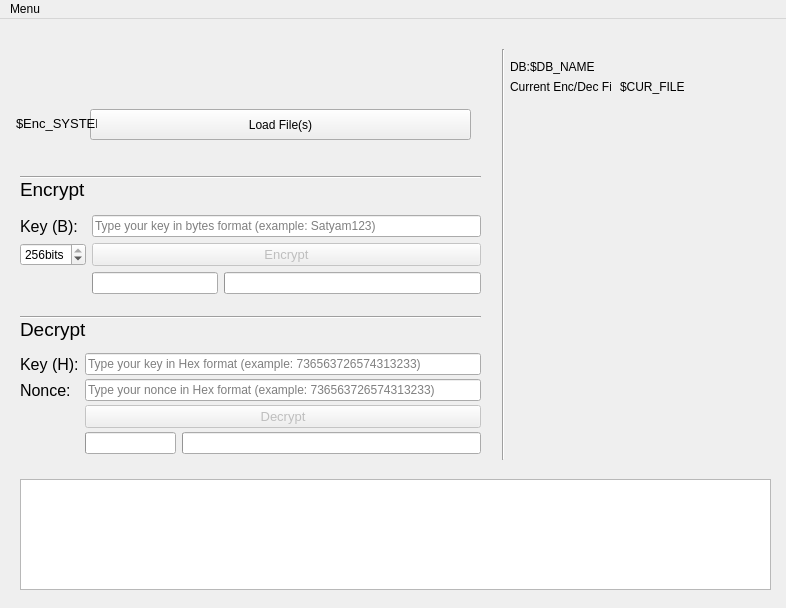
<?xml version="1.0" encoding="UTF-8"?>
<ui version="4.0">
 <class>MainWindow</class>
 <widget class="QMainWindow" name="MainWindow">
  <property name="enabled">
   <bool>true</bool>
  </property>
  <property name="geometry">
   <rect>
    <x>0</x>
    <y>0</y>
    <width>786</width>
    <height>608</height>
   </rect>
  </property>
  <property name="sizePolicy">
   <sizepolicy hsizetype="Preferred" vsizetype="Preferred">
    <horstretch>0</horstretch>
    <verstretch>0</verstretch>
   </sizepolicy>
  </property>
  <property name="minimumSize">
   <size>
    <width>786</width>
    <height>608</height>
   </size>
  </property>
  <property name="acceptDrops">
   <bool>false</bool>
  </property>
  <property name="windowTitle">
   <string>EX</string>
  </property>
  <property name="documentMode">
   <bool>false</bool>
  </property>
  <widget class="QWidget" name="centralwidget">
   <widget class="QWidget" name="gridLayoutWidget">
    <property name="geometry">
     <rect>
      <x>20</x>
      <y>190</y>
      <width>461</width>
      <height>91</height>
     </rect>
    </property>
    <layout class="QGridLayout" name="encrypt_form">
     <property name="verticalSpacing">
      <number>0</number>
     </property>
     <item row="1" column="0">
      <widget class="QLabel" name="enc_key_label">
       <property name="enabled">
        <bool>true</bool>
       </property>
       <property name="font">
        <font>
         <pointsize>12</pointsize>
        </font>
       </property>
       <property name="layoutDirection">
        <enum>Qt::LeftToRight</enum>
       </property>
       <property name="text">
        <string>Key (B):</string>
       </property>
      </widget>
     </item>
     <item row="3" column="1">
      <widget class="QProgressBar" name="enc_files_counter_progressBar">
       <property name="enabled">
        <bool>true</bool>
       </property>
       <property name="sizePolicy">
        <sizepolicy hsizetype="Minimum" vsizetype="Ignored">
         <horstretch>0</horstretch>
         <verstretch>0</verstretch>
        </sizepolicy>
       </property>
       <property name="value">
        <number>0</number>
       </property>
       <property name="textVisible">
        <bool>true</bool>
       </property>
       <property name="invertedAppearance">
        <bool>false</bool>
       </property>
       <property name="textDirection">
        <enum>QProgressBar::TopToBottom</enum>
       </property>
       <property name="format">
        <string/>
       </property>
      </widget>
     </item>
     <item row="2" column="0">
      <widget class="QSpinBox" name="key_gen_bits">
       <property name="sizePolicy">
        <sizepolicy hsizetype="Fixed" vsizetype="Fixed">
         <horstretch>0</horstretch>
         <verstretch>0</verstretch>
        </sizepolicy>
       </property>
       <property name="suffix">
        <string>bits</string>
       </property>
       <property name="minimum">
        <number>128</number>
       </property>
       <property name="maximum">
        <number>256</number>
       </property>
       <property name="singleStep">
        <number>64</number>
       </property>
       <property name="value">
        <number>256</number>
       </property>
      </widget>
     </item>
     <item row="1" column="1" colspan="3">
      <widget class="QLineEdit" name="enc_key_input">
       <property name="inputMask">
        <string/>
       </property>
       <property name="maxLength">
        <number>32767</number>
       </property>
       <property name="placeholderText">
        <string>Type your key in bytes format (example: Satyam123)</string>
       </property>
      </widget>
     </item>
     <item row="2" column="1" colspan="3">
      <widget class="QPushButton" name="enc_button">
       <property name="enabled">
        <bool>false</bool>
       </property>
       <property name="font">
        <font>
         <pointsize>10</pointsize>
        </font>
       </property>
       <property name="text">
        <string>Encrypt</string>
       </property>
      </widget>
     </item>
     <item row="3" column="2" colspan="2">
      <widget class="QProgressBar" name="enc_progressBar">
       <property name="enabled">
        <bool>true</bool>
       </property>
       <property name="sizePolicy">
        <sizepolicy hsizetype="Preferred" vsizetype="Fixed">
         <horstretch>0</horstretch>
         <verstretch>0</verstretch>
        </sizepolicy>
       </property>
       <property name="value">
        <number>0</number>
       </property>
       <property name="textVisible">
        <bool>true</bool>
       </property>
       <property name="invertedAppearance">
        <bool>false</bool>
       </property>
       <property name="textDirection">
        <enum>QProgressBar::TopToBottom</enum>
       </property>
       <property name="format">
        <string/>
       </property>
      </widget>
     </item>
    </layout>
   </widget>
   <widget class="QWidget" name="gridLayoutWidget_2">
    <property name="geometry">
     <rect>
      <x>20</x>
      <y>330</y>
      <width>461</width>
      <height>111</height>
     </rect>
    </property>
    <layout class="QGridLayout" name="decrypt_form">
     <property name="horizontalSpacing">
      <number>6</number>
     </property>
     <property name="verticalSpacing">
      <number>0</number>
     </property>
     <item row="2" column="0">
      <widget class="QLabel" name="dec_nonce_label">
       <property name="sizePolicy">
        <sizepolicy hsizetype="Maximum" vsizetype="Preferred">
         <horstretch>0</horstretch>
         <verstretch>0</verstretch>
        </sizepolicy>
       </property>
       <property name="font">
        <font>
         <pointsize>12</pointsize>
        </font>
       </property>
       <property name="text">
        <string>Nonce:</string>
       </property>
      </widget>
     </item>
     <item row="1" column="1" colspan="2">
      <widget class="QLineEdit" name="dec_key_input">
       <property name="placeholderText">
        <string>Type your key in Hex format (example: 736563726574313233)</string>
       </property>
      </widget>
     </item>
     <item row="3" column="1" colspan="2">
      <widget class="QPushButton" name="dec_button">
       <property name="enabled">
        <bool>false</bool>
       </property>
       <property name="font">
        <font>
         <pointsize>10</pointsize>
        </font>
       </property>
       <property name="text">
        <string>Decrypt</string>
       </property>
      </widget>
     </item>
     <item row="1" column="0">
      <widget class="QLabel" name="dec_key_label">
       <property name="sizePolicy">
        <sizepolicy hsizetype="Maximum" vsizetype="Ignored">
         <horstretch>0</horstretch>
         <verstretch>0</verstretch>
        </sizepolicy>
       </property>
       <property name="font">
        <font>
         <pointsize>12</pointsize>
        </font>
       </property>
       <property name="text">
        <string>Key (H):</string>
       </property>
      </widget>
     </item>
     <item row="2" column="1" colspan="2">
      <widget class="QLineEdit" name="dec_nonce_input">
       <property name="placeholderText">
        <string>Type your nonce in Hex format (example: 736563726574313233)</string>
       </property>
      </widget>
     </item>
     <item row="4" column="1">
      <widget class="QProgressBar" name="dec_files_counter_progressBar">
       <property name="sizePolicy">
        <sizepolicy hsizetype="Minimum" vsizetype="Ignored">
         <horstretch>0</horstretch>
         <verstretch>0</verstretch>
        </sizepolicy>
       </property>
       <property name="value">
        <number>0</number>
       </property>
       <property name="format">
        <string/>
       </property>
      </widget>
     </item>
     <item row="4" column="2">
      <widget class="QProgressBar" name="dec_progressBar">
       <property name="enabled">
        <bool>true</bool>
       </property>
       <property name="sizePolicy">
        <sizepolicy hsizetype="Expanding" vsizetype="Fixed">
         <horstretch>0</horstretch>
         <verstretch>0</verstretch>
        </sizepolicy>
       </property>
       <property name="value">
        <number>0</number>
       </property>
       <property name="textVisible">
        <bool>true</bool>
       </property>
       <property name="invertedAppearance">
        <bool>false</bool>
       </property>
       <property name="textDirection">
        <enum>QProgressBar::TopToBottom</enum>
       </property>
       <property name="format">
        <string/>
       </property>
      </widget>
     </item>
    </layout>
   </widget>
   <widget class="QLabel" name="EX_LOGO">
    <property name="geometry">
     <rect>
      <x>30</x>
      <y>30</y>
      <width>451</width>
      <height>51</height>
     </rect>
    </property>
    <property name="font">
     <font>
      <pointsize>14</pointsize>
     </font>
    </property>
    <property name="text">
     <string/>
    </property>
    <property name="pixmap">
     <pixmap>images/Logo.png</pixmap>
    </property>
   </widget>
   <widget class="QLabel" name="Decrypt_form_label">
    <property name="geometry">
     <rect>
      <x>20</x>
      <y>300</y>
      <width>71</width>
      <height>21</height>
     </rect>
    </property>
    <property name="font">
     <font>
      <pointsize>14</pointsize>
     </font>
    </property>
    <property name="text">
     <string>Decrypt</string>
    </property>
   </widget>
   <widget class="QPushButton" name="load_file_folder_button">
    <property name="geometry">
     <rect>
      <x>90</x>
      <y>90</y>
      <width>381</width>
      <height>31</height>
     </rect>
    </property>
    <property name="text">
     <string>Load File(s)</string>
    </property>
   </widget>
   <widget class="QLabel" name="Encrypt_form_label_2">
    <property name="geometry">
     <rect>
      <x>20</x>
      <y>160</y>
      <width>71</width>
      <height>21</height>
     </rect>
    </property>
    <property name="font">
     <font>
      <pointsize>14</pointsize>
     </font>
    </property>
    <property name="text">
     <string>Encrypt</string>
    </property>
   </widget>
   <widget class="QPlainTextEdit" name="Logger">
    <property name="enabled">
     <bool>true</bool>
    </property>
    <property name="geometry">
     <rect>
      <x>20</x>
      <y>460</y>
      <width>751</width>
      <height>111</height>
     </rect>
    </property>
    <property name="readOnly">
     <bool>true</bool>
    </property>
    <property name="plainText">
     <string/>
    </property>
    <property name="backgroundVisible">
     <bool>false</bool>
    </property>
   </widget>
   <widget class="Line" name="line">
    <property name="geometry">
     <rect>
      <x>20</x>
      <y>290</y>
      <width>461</width>
      <height>16</height>
     </rect>
    </property>
    <property name="orientation">
     <enum>Qt::Horizontal</enum>
    </property>
   </widget>
   <widget class="Line" name="line_2">
    <property name="geometry">
     <rect>
      <x>20</x>
      <y>150</y>
      <width>461</width>
      <height>16</height>
     </rect>
    </property>
    <property name="orientation">
     <enum>Qt::Horizontal</enum>
    </property>
   </widget>
   <widget class="Line" name="line_3">
    <property name="geometry">
     <rect>
      <x>493</x>
      <y>30</y>
      <width>20</width>
      <height>411</height>
     </rect>
    </property>
    <property name="orientation">
     <enum>Qt::Vertical</enum>
    </property>
   </widget>
   <widget class="QLabel" name="DB_shortcut_label">
    <property name="geometry">
     <rect>
      <x>510</x>
      <y>40</y>
      <width>21</width>
      <height>16</height>
     </rect>
    </property>
    <property name="text">
     <string>DB:</string>
    </property>
   </widget>
   <widget class="QLabel" name="DB_shortcut_value">
    <property name="geometry">
     <rect>
      <x>530</x>
      <y>40</y>
      <width>251</width>
      <height>16</height>
     </rect>
    </property>
    <property name="text">
     <string>$DB_NAME</string>
    </property>
   </widget>
   <widget class="QLabel" name="Cur_file_shortcut_value">
    <property name="geometry">
     <rect>
      <x>620</x>
      <y>60</y>
      <width>171</width>
      <height>16</height>
     </rect>
    </property>
    <property name="text">
     <string>$CUR_FILE</string>
    </property>
   </widget>
   <widget class="QLabel" name="Cur_file_shortcut_label">
    <property name="geometry">
     <rect>
      <x>510</x>
      <y>60</y>
      <width>101</width>
      <height>16</height>
     </rect>
    </property>
    <property name="text">
     <string>Current Enc/Dec File:</string>
    </property>
   </widget>
   <widget class="QLabel" name="Enc_system_label">
    <property name="geometry">
     <rect>
      <x>16</x>
      <y>89</y>
      <width>81</width>
      <height>31</height>
     </rect>
    </property>
    <property name="font">
     <font>
      <pointsize>10</pointsize>
     </font>
    </property>
    <property name="tabletTracking">
     <bool>false</bool>
    </property>
    <property name="autoFillBackground">
     <bool>false</bool>
    </property>
    <property name="text">
     <string>$Enc_SYSTEM</string>
    </property>
    <property name="textFormat">
     <enum>Qt::AutoText</enum>
    </property>
    <property name="scaledContents">
     <bool>false</bool>
    </property>
    <property name="textInteractionFlags">
     <set>Qt::NoTextInteraction</set>
    </property>
   </widget>
  </widget>
  <widget class="QMenuBar" name="menubar">
   <property name="geometry">
    <rect>
     <x>0</x>
     <y>0</y>
     <width>786</width>
     <height>21</height>
    </rect>
   </property>
   <widget class="QMenu" name="menuMenu">
    <property name="title">
     <string>Menu</string>
    </property>
    <widget class="QMenu" name="menuDB_settings">
     <property name="title">
      <string>DB Settings</string>
     </property>
     <property name="icon">
      <iconset>
       <normaloff>images/keys_DB_logo.png</normaloff>images/keys_DB_logo.png</iconset>
     </property>
     <addaction name="option_New_DB"/>
     <addaction name="separator"/>
     <addaction name="option_Import_DB_file"/>
     <addaction name="separator"/>
     <addaction name="option_Store_key_nonce_in_DB"/>
     <addaction name="option_Check_for_dublicate_key_nonce_in_DB"/>
     <addaction name="separator"/>
     <addaction name="option_Delete_key_nonce_after_decryption"/>
     <addaction name="option_not_verified_keep_key_nonce_DB"/>
    </widget>
    <widget class="QMenu" name="menuMain_Settings">
     <property name="tearOffEnabled">
      <bool>false</bool>
     </property>
     <property name="title">
      <string>Main Settings</string>
     </property>
     <property name="icon">
      <iconset>
       <normaloff>images/main_settings_logo.jpg</normaloff>images/main_settings_logo.jpg</iconset>
     </property>
     <addaction name="option_Check_for_Updates"/>
     <addaction name="option_Check_Update_on_program_startup"/>
     <addaction name="separator"/>
     <addaction name="option_Delete_original_file"/>
     <addaction name="option_not_decrypted_verified_keep_original_file"/>
     <addaction name="separator"/>
     <addaction name="option_Blocks_Size"/>
    </widget>
    <addaction name="menuMain_Settings"/>
    <addaction name="separator"/>
    <addaction name="menuDB_settings"/>
    <addaction name="separator"/>
    <addaction name="option_Save_Settings"/>
    <addaction name="separator"/>
    <addaction name="option_Feedback"/>
   </widget>
   <addaction name="menuMenu"/>
  </widget>
  <action name="option_Import_DB_file">
   <property name="checkable">
    <bool>false</bool>
   </property>
   <property name="checked">
    <bool>false</bool>
   </property>
   <property name="icon">
    <iconset>
     <normaloff>images/import_DB.png</normaloff>images/import_DB.png</iconset>
   </property>
   <property name="text">
    <string>Import DB file...</string>
   </property>
  </action>
  <action name="option_Delete_key_nonce_after_decryption">
   <property name="checkable">
    <bool>true</bool>
   </property>
   <property name="checked">
    <bool>true</bool>
   </property>
   <property name="icon">
    <iconset>
     <normaloff>images/delete_key_nonce_DB.png</normaloff>images/delete_key_nonce_DB.png</iconset>
   </property>
   <property name="text">
    <string>Delete key/nonce after decryption</string>
   </property>
  </action>
  <action name="option_Check_for_Updates">
   <property name="icon">
    <iconset>
     <normaloff>images/pngkey.com-refresh-png-2424713.png</normaloff>images/pngkey.com-refresh-png-2424713.png</iconset>
   </property>
   <property name="text">
    <string>Check Update</string>
   </property>
  </action>
  <action name="option_Store_key_nonce_in_DB">
   <property name="checkable">
    <bool>true</bool>
   </property>
   <property name="checked">
    <bool>true</bool>
   </property>
   <property name="icon">
    <iconset>
     <normaloff>images/save_key_nonce_DB_logo.png</normaloff>images/save_key_nonce_DB_logo.png</iconset>
   </property>
   <property name="text">
    <string>Store key/nonce after encryption</string>
   </property>
  </action>
  <action name="option_Check_for_dublicate_key_nonce_in_DB">
   <property name="checkable">
    <bool>true</bool>
   </property>
   <property name="checked">
    <bool>true</bool>
   </property>
   <property name="icon">
    <iconset>
     <normaloff>images/check_duplicate_key_nonce_DB.png</normaloff>images/check_duplicate_key_nonce_DB.png</iconset>
   </property>
   <property name="text">
    <string>Check for dublicate key/nonce</string>
   </property>
  </action>
  <action name="option_Check_Update_on_program_startup">
   <property name="checkable">
    <bool>true</bool>
   </property>
   <property name="checked">
    <bool>true</bool>
   </property>
   <property name="text">
    <string>Auto Check Update on Startup</string>
   </property>
  </action>
  <action name="option_Save_Settings">
   <property name="icon">
    <iconset>
     <normaloff>images/save_settings_logo.png</normaloff>images/save_settings_logo.png</iconset>
   </property>
   <property name="text">
    <string>Save Settings</string>
   </property>
  </action>
  <action name="option_Blocks_Size">
   <property name="icon">
    <iconset>
     <normaloff>images/ram_logo.png</normaloff>images/ram_logo.png</iconset>
   </property>
   <property name="text">
    <string>Usable RAM</string>
   </property>
  </action>
  <action name="option_Delete_original_file">
   <property name="checkable">
    <bool>true</bool>
   </property>
   <property name="checked">
    <bool>true</bool>
   </property>
   <property name="icon">
    <iconset>
     <normaloff>images/delete_original_file_logo.png</normaloff>images/delete_original_file_logo.png</iconset>
   </property>
   <property name="text">
    <string>Delete original file</string>
   </property>
  </action>
  <action name="option_New_DB">
   <property name="icon">
    <iconset>
     <normaloff>images/new_DB_logo.png</normaloff>images/new_DB_logo.png</iconset>
   </property>
   <property name="text">
    <string>New DB...</string>
   </property>
  </action>
  <action name="option_Feedback">
   <property name="icon">
    <iconset>
     <normaloff>images/feedback_logo.png</normaloff>images/feedback_logo.png</iconset>
   </property>
   <property name="text">
    <string>Feedback</string>
   </property>
  </action>
  <action name="option_not_verified_keep_key_nonce_DB">
   <property name="checkable">
    <bool>true</bool>
   </property>
   <property name="checked">
    <bool>true</bool>
   </property>
   <property name="text">
    <string>If not decrypted verified, keep key/nonce</string>
   </property>
  </action>
  <action name="option_not_decrypted_verified_keep_original_file">
   <property name="checkable">
    <bool>true</bool>
   </property>
   <property name="checked">
    <bool>true</bool>
   </property>
   <property name="text">
    <string>If not decrypted verified, keep original file</string>
   </property>
  </action>
 </widget>
 <tabstops>
  <tabstop>enc_key_input</tabstop>
  <tabstop>enc_button</tabstop>
  <tabstop>key_gen_bits</tabstop>
  <tabstop>dec_key_input</tabstop>
  <tabstop>dec_nonce_input</tabstop>
  <tabstop>dec_button</tabstop>
 </tabstops>
 <resources>
  <include location="images/Logo.qrc"/>
 </resources>
 <connections/>
</ui>
